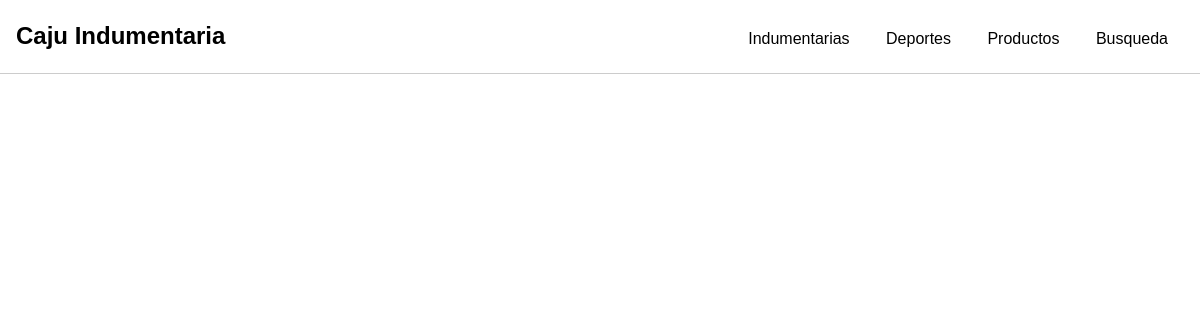
/tienda/mostrarFamilia/, run on an earlier commit of the app's database.
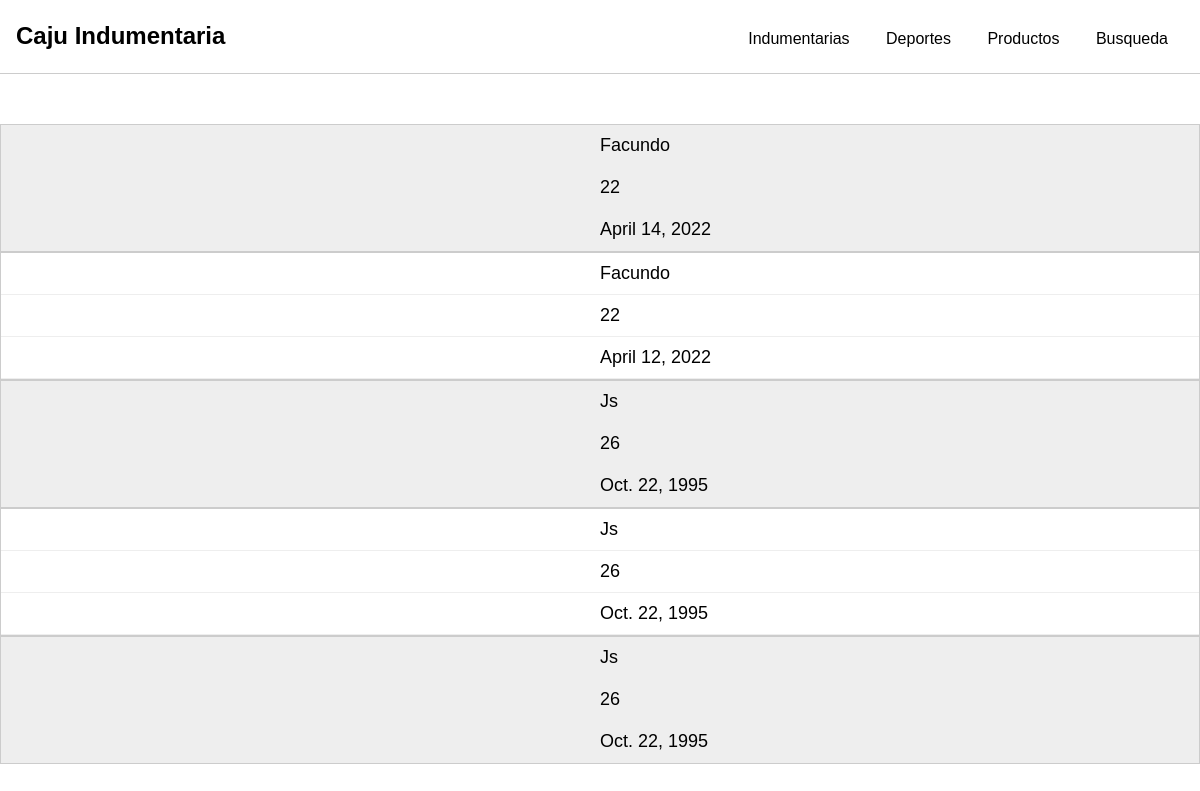
And on a later commit of the database.
### appTiendaDeportiva/models.py (models this page shows)
class Familia(models.Model):
    nombre_familiar = models.CharField(max_length = 200)
    edad_familiar = models.IntegerField(max_length = 10)
    fecha_nacimiento = models.DateField()

### appTiendaDeportiva/views.py (the view)
# urls.py: path('mostrarFamilia/', views.mostrar_familiar),
def mostrar_familiar(request):
    familiares = Familia.objects.all()
    return render(request, 'forms/busquedaFamiliares.html',  {'familiares': familiares})

### appTiendaDeportiva/templates/forms/busquedaFamiliares.html (shortened to what this page needs)
{% extends './../masterPage.html' %}
{% block contenido %}
{% load static %}
<link rel="stylesheet" href="{% static 'css/style3.css' %}">
<table>
    <tbody>
        {% for item in familiares %}
            <td data-column="">{{item.nombre_familiar}}</td>
            <td data-column="">{{item.edad_familiar}}</td>
            <td data-column="">{{item.fecha_nacimiento}}</td>
        {% endfor %}
    </tbody>
  </table>
{% endblock  %}

### appTiendaDeportiva/templates/masterPage.html (shortened to what this page needs)
<!DOCTYPE html>
<html lang="en">
<head>
    {% load static %}
    <link rel="stylesheet" href="{% static 'css/style.css' %}">
</head>
<body>
    <header class="site-header">
        <div class="site-identity">
          <h1><a href="#">Caju Indumentaria</a></h1>
        </div>
        <nav class="site-navigation">
          <ul class="nav">
            <li><a href="/tienda/tipoIndumentaria/">Indumentarias</a></li>
            <li><a href="/tienda/tipoDeporte/">Deportes</a></li>
            <li><a href="/tienda/gestionProducto/">Productos</a></li>
            <li><a href="/tienda/buscarProducto/">Busqueda</a></li>
          </ul>
        </nav>
      </header>
      {% block contenido %}{% endblock  %}
</body>
</html>

### appTiendaDeportiva/static/css/style.css (style rules this page uses)
body { font-family: Helvetica; margin: 0; }
a { text-decoration: none; color: #000; }
.site-header { border-bottom: 1px solid #ccc; padding: .5em 1em; display: flex; justify-content: space-between; }
.site-identity h1 { font-size: 1.5em; margin: .6em 0; display: inline-block; }
.site-navigation ul, .site-navigation li { margin: 0; padding: 0; }
.site-navigation li { display: inline-block; margin: 1.4em 1em 1em 1em; }

### appTiendaDeportiva/static/css/style3.css (style rules this page uses)
table { width: 750px; border-collapse: collapse; margin:50px auto; }
td, th { padding: 10px; border: 1px solid #ccc; text-align: left; font-size: 18px; }
@media only screen and (max-width: 760px),
(min-device-width: 768px) and (max-device-width: 1024px) { table { width: 100%; } }
@media only screen and (max-width: 760px),
(min-device-width: 768px) and (max-device-width: 1024px) { table, thead, tbody, th, td, tr { display: block; } }
@media only screen and (max-width: 760px),
(min-device-width: 768px) and (max-device-width: 1024px) { td { border: none; border-bottom: 1px solid #eee; position: relative; padding-left: 50%; } }
@media only screen and (max-width: 760px),
(min-device-width: 768px) and (max-device-width: 1024px) { td:before { position: absolute; top: 6px; left: 6px; width: 45%; padding-right: 10px; white-space: nowrap; content: attr(data-column); color: #000; font-weight: bold; } }

What changed in the data, as far as the page shows it:
added Familia: nombre_familiar "Facundo", edad_familiar "22", fecha_nacimiento "April 14, 2022"
added Familia: nombre_familiar "Facundo", edad_familiar "22", fecha_nacimiento "April 12, 2022"
added Familia: nombre_familiar "Js", edad_familiar "26", fecha_nacimiento "Oct. 22, 1995"
added Familia: nombre_familiar "Js", edad_familiar "26", fecha_nacimiento "Oct. 22, 1995"
added Familia: nombre_familiar "Js", edad_familiar "26", fecha_nacimiento "Oct. 22, 1995"
